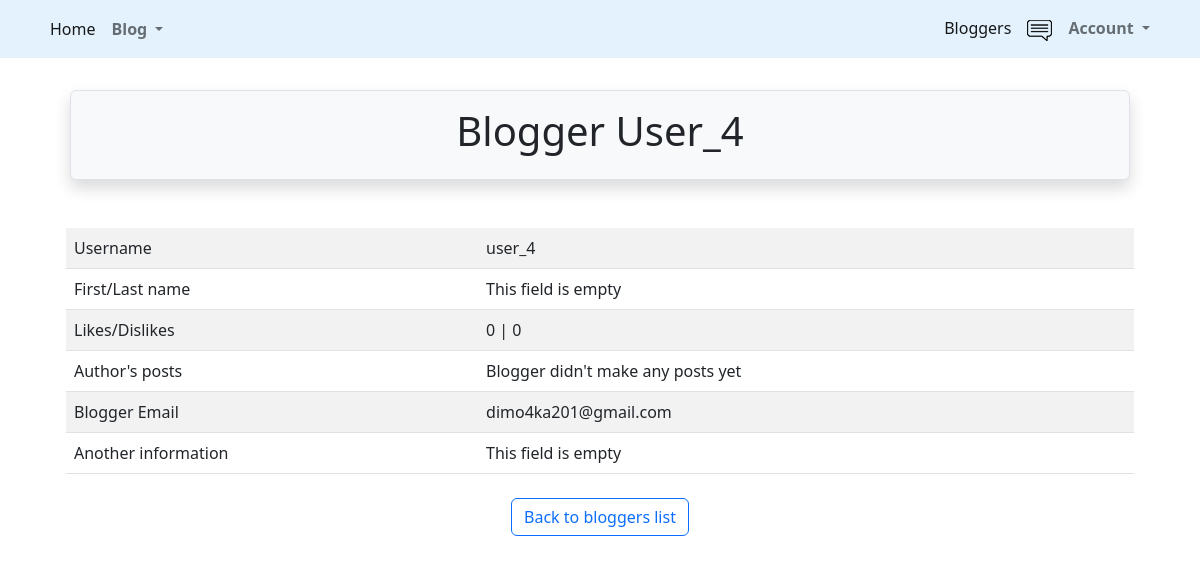
Page /posts/bloggers/blogger/5 (signed in) on the earlier database version.
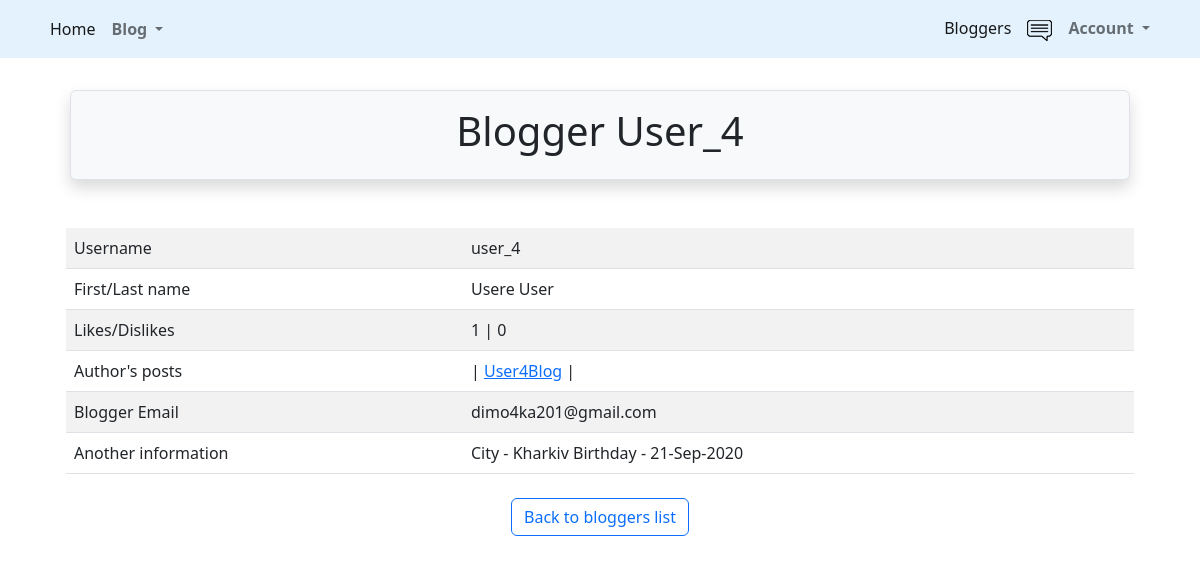
Same page on the later database version.
### src/accounts/models.py (models this page shows, shortened)
class User(AbstractUser):
    is_activated = models.BooleanField(default=True, db_index=True)
    avatar = models.ImageField(upload_to=avatar_place, default='profile/default.png')
    birthday = models.DateField(null=True, blank=True)
    city = models.CharField(max_length=50, null=True, blank=True)
    class Meta(AbstractUser.Meta):
        db_table = 'user'

### src/post/models.py (models this page shows, shortened)
class Posts(models.Model):
    uuid = models.UUIDField(default=uuid4, db_index=True, unique=True)
    title = models.CharField(max_length=30)
    author = models.ForeignKey(User, on_delete=models.CASCADE)
    text = models.TextField(max_length=1000)
    like = models.ManyToManyField(User, blank=True, related_name='likes')
    dislike = models.ManyToManyField(User, blank=True, related_name='dislikes')
    create_date = models.DateField(auto_now_add=True)
    class Meta:
        db_table = 'posts'

### src/post/views.py (the view)
# urls.py: path('bloggers/blogger/<int:author_id>', blogger_details, name='blogger_detail'),
@login_required
def blogger_details(request, author_id):
    blogger = get_object_or_404(User, pk=author_id)
    posts = Posts.objects.filter(author_id=author_id).order_by('create_date')
    return render(request=request,
                  template_name='bloggers/blogger_details.html',
                  context={
                      'blogger': blogger,
                      'posts': posts
                  })

### src/post/templates/bloggers/blogger_details.html (shortened to what this page needs)
{% extends 'base.html' %}
{% block header %}
    Blogger {{ blogger.username|title }}
{% endblock %}
{% block content %}
    <div class="container">
        <div class="row">
            <div class="col-sm">
                <table class="table table-striped">
                    <tbody>
                        <tr>
                            <td>Username</td>
                            <td>{{ blogger.username }}</td>
                        </tr>
                        <tr>
                            <td>First/Last name</td>
                            <td>{% if blogger.last_name %} {{ blogger.first_name }} {{ blogger.last_name }}
                            {% else %} This field is empty {% endif %}</td>
                        </tr>
                        <tr>
                            <td>Likes/Dislikes</td>
                            <td>{{ blogger.likes.count }} | {{ blogger.dislikes.count }}</td>
                        </tr>
                        <tr>
                            <td>Author's posts</td>
                            <td>{% if posts %}{% for post in posts %} | <a href="{% url 'posts:detail' uuid=post.uuid %}">
                                    {{ post.title }}</a> |
                            {% endfor %} {% else %} Blogger didn't make any posts yet {% endif %}</td>
                        </tr>
                        <tr>
                            <td>Blogger Email</td>
                            <td>{{ blogger.email }}</td>
                        </tr>
                        <tr>
                            <td>Another information</td>
                            <td>{% if blogger.city %} City - {{ blogger.city }} Birthday - {{ blogger.birthday|date:'d-M-Y' }}
                            {% else %} This field is empty {% endif %}</td>
                        </tr>
                    </tbody>
              </table>
            </div>
        </div>
    <div align="center">
                <a class="btn btn-outline-primary m-2" href="{% url 'posts:blogger_list' %}">Back to bloggers list</a>
        </div>
{% endblock %}

### src/templates/base.html (shortened to what this page needs)
<!DOCTYPE html>
<html lang="en">
<head>
    <link href="https://cdn.jsdelivr.net/npm/bootstrap@5.2.2/dist/css/bootstrap.min.css" rel="stylesheet"
>
    <link rel="stylesheet" href="https://cdn.jsdelivr.net/npm/bootstrap-icons@1.9.1/font/bootstrap-icons.css">
</head>
    <body>
        {% include 'includes/header.html' %}
        <div class="container mt-1 pt-1">
        <div class="container mt-1 pt-1">
            <div class="border rounded text-center p-3 m-3 mb-5 bg-light shadow">
                <h1>{% block header %}{% endblock %}</h1>
            </div>
            {% block content %}{% endblock %}
        </div>
    </body>
</html>

### src/templates/includes/header.html (shortened to what this page needs)
{% load static %}
<nav class="navbar navbar-expand-lg sticky-top"  style="background-color: #e3f2fd;">
  <div class="container">
    <div class="collapse navbar-collapse" id="navbarSupportedContent">
      <ul class="navbar-nav me-auto mb-2 mb-lg-0">
        <li class="nav-item">
          <a class="nav-link active" aria-current="page" href="{% url 'index' %}">Home</a>
        </li>
        <li class="nav-item dropdown">
          <a class="nav-link dropdown-toggle" href="#" role="button" data-bs-toggle="dropdown" aria-expanded="false">
              <strong>Blog</strong>
          </a>
      </ul>
        <div class="d-flex">
            <ul class="navbar-nav me-auto mb-2 mb-lg-0">
            <li class="nav-item">
          <a class="nav-link active" aria-current="page" href="{% url 'posts:blogger_list' %}">Bloggers</a>
        {% if user.is_authenticated %}
            </li>
             <li class="nav-item">
          <a class="nav-link active" aria-current="page" href="{% url 'accounts:inbox' %}"><img src="{% static 'message/img/84139.png' %}"></a>
        </li> {% endif %}
        <li class="nav-item dropdown">
          <a class="nav-link dropdown-toggle" href="#" role="button" data-bs-toggle="dropdown" aria-expanded="false">
            <strong>Account</strong>
          </a>
        </div>
    </div>
  </div>
</nav>

Differences in the rows shown:
changed User "User_4": first_name (not shown) → "Usere"; last_name (not shown) → "User"; likes.count "0" → "1"; city (not shown) → "Kharkiv"; birthday (not shown) → "21-Sep-2020"
added Posts: title "User4Blog"
Other differences:
text no longer shown: "This field is empty Blogger didn't make any posts yet This field is empty"
text now shown: "City - Birthday -"
